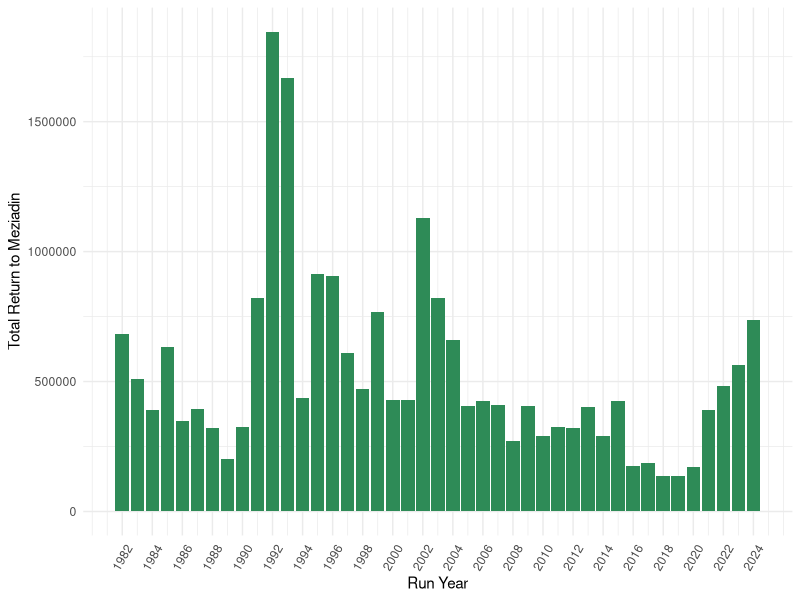
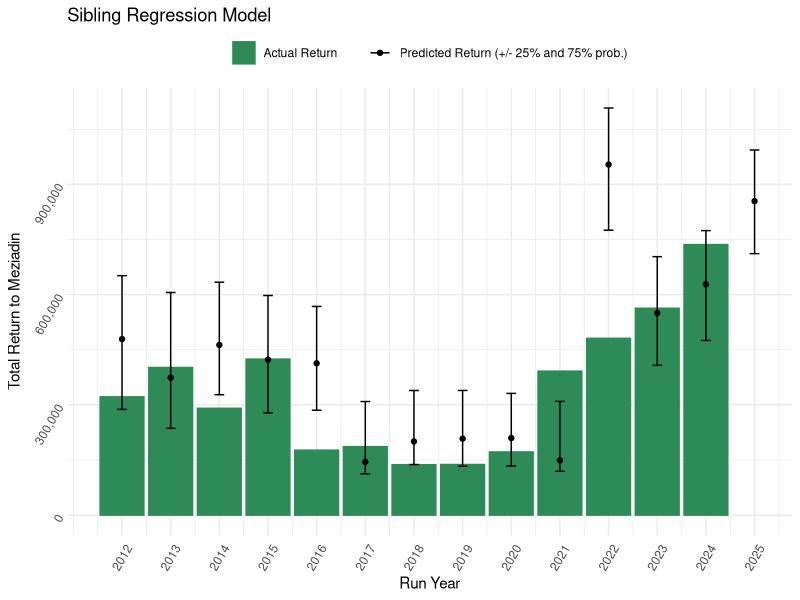
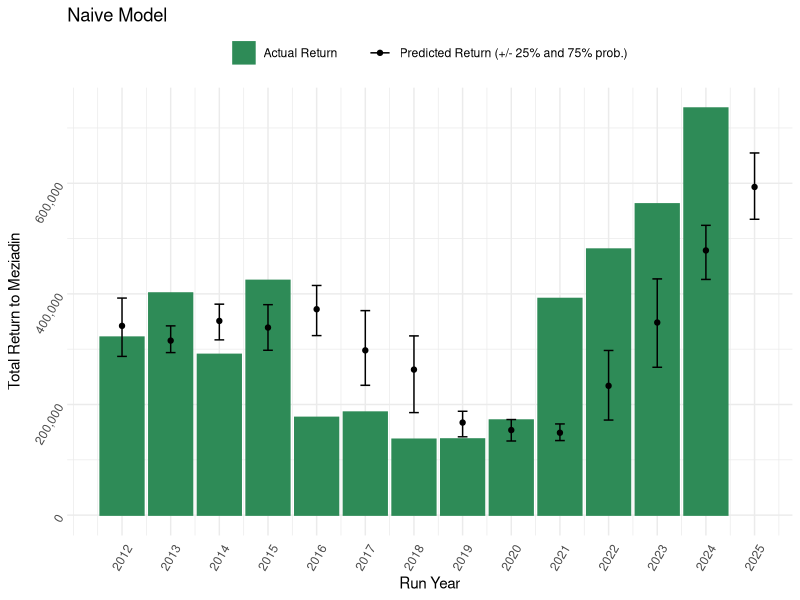
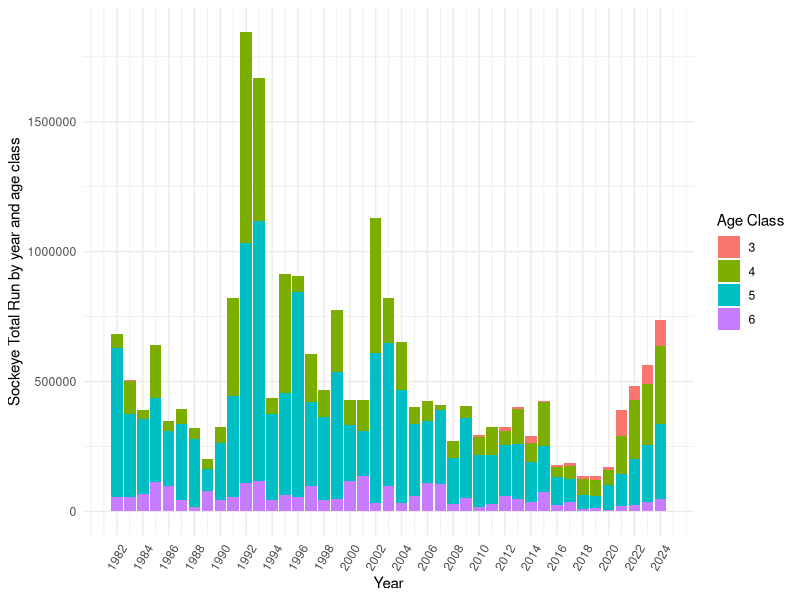
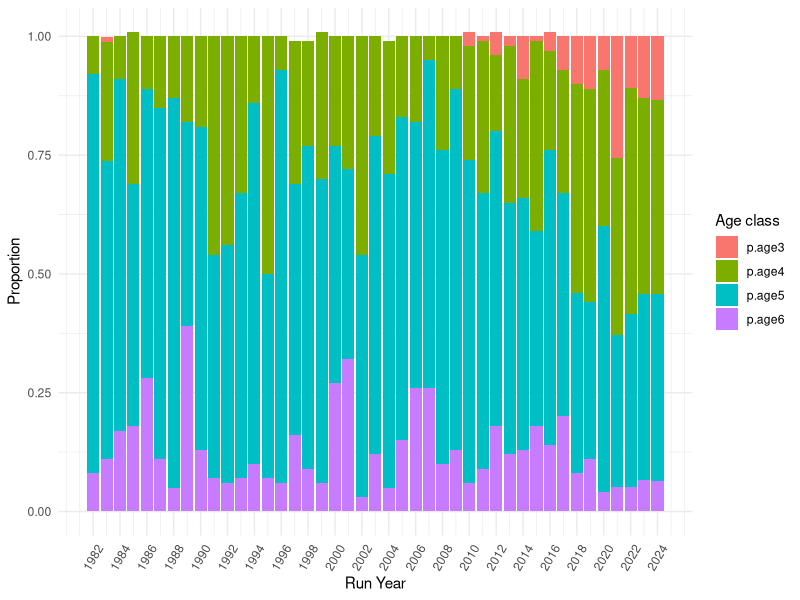

Write the R code that produced these figures, in order. (Note: this script raises an error after producing the figures.)
# Code to process (1) Meziadin sockeye run by age data and (2) escapement and total return data
# for Meziadin-specific sockeye run forecast using ForecastR
library(tidyverse)
library(scales)

# Read in Meziadin/Nass TE/TR data:
mez_nass_TR_TE <- read_csv("data/nass vs mez TR TE new.csv") %>%
  filter(type == "Total Return") %>%
  drop_na("Meziadin") %>%
  rename(runyear = year)

# Wide format to have total run and escapement as columns
TR_TE_wide <- pivot_wider(mez_nass_TR_TE, names_from = type, values_from = c(Meziadin, Nass)) %>%
  subset(select = -c(`Nass_Total Return`, mez.p, non.mez))

# Read new data (to 2023)
datanew <- read.csv("data/TRTC-Results--Nass-Sockeye_kke.csv") %>%
  filter(CU_Name == "Meziadin") %>%
  subset(select = -c(CU, SpeciesId, T_Idx_E, ExpFactor1, ExpFactor2, AdjSum, ObsE,
                     ExpFactor3, TE, CDN.Harvest, CDN.ER, Q1, Q2, Q3, ER.Indicator,
                     ER.Indicator.Lookup, ER.Source, StatArea, TRTC, Total.Harvest,
                     Total.ER, CU_Name)) %>%
  filter(Year %in% c("2018", "2019", "2020", "2021", "2022", "2023")) %>%
  rename(runyear = Year, `Meziadin_Total Return` = Total.Run)%>%
  mutate(`Meziadin_Total Return` = as.numeric(gsub(",","",`Meziadin_Total Return`)))

# ADD 2024 DATA TO NEW DATA:
# Meziadin total return is the escapement (fishwheel count) plus harvest before the fishwheel
# (about 49%). So fishwheel + (fishwheel*.49)
runyear <- c(2024)
mez_return <- c(735996.1) 
# calculated as Esc / (1-ER) using Meziadin fishwheel count for Esc and 0.49 for ER 
data24 <- data.frame(runyear, mez_return) %>%
  rename(`Meziadin_Total Return` = mez_return)

datanew <- bind_rows(datanew, data24)

# Merge old and new data (without ages):
all_mezdata <- bind_rows(TR_TE_wide, datanew)

# Read in predicted returns
predictions <- read.csv("data/mez_predictions.csv")

predictions <- full_join(all_mezdata, predictions, by="runyear") %>%
  filter(!is.na(predicted.return)) %>%
  mutate(predicted.return = as.numeric(predicted.return),
         p25 = as.numeric(p25),
         p75 = as.numeric(p75)) 
# Plot Meziadin total returns by year (no age breakdown)
ggplot(all_mezdata, aes(x = runyear, y = `Meziadin_Total Return`)) +
  geom_col(fill = "seagreen")+
  theme_minimal()+
  labs(x = "Run Year", y = "Total Return to Meziadin")+
  scale_x_continuous(breaks = round(seq(min(all_mezdata$runyear), max(all_mezdata$runyear), 
                                        by = 2),1))+
  theme(axis.text.x = element_text(angle = 60, vjust = 0.5))

### Add a line showing the pre-season forecasts
# Create a csv file for each year by changing forecast year and re-saving.
# Run each csv through forecastR
# Save sibling reg  point forecast, p25 and p75
# create a data frame of the forecasts
# bind with total return data - name something like ("predicted return")
# Plot by adding aes with line for predicted return, error bars for p25 and p75

###
ggplot(predictions, aes(x = runyear)) +
  geom_col(aes(y = `Meziadin_Total Return`, fill = "Actual Return"), color = "seagreen") +
  geom_point(aes(y = predicted.return, color = "Predicted Return (+/- 25% and 75% prob.)")) +
  geom_errorbar(
    aes(ymin = p25, ymax = p75, color = "Predicted Return (+/- 25% and 75% prob.)"),
    width = 0.2
  ) +
  theme_minimal() +
  labs(
    x = "Run Year",
    y = "Total Return to Meziadin"
  ) +
  scale_x_continuous(breaks = round(seq(min(predictions$runyear), max(predictions$runyear), by = 1), 1)) +
  scale_y_continuous(labels = scales::label_comma()) +
  scale_fill_manual(
    values = c("Actual Return" = "seagreen"),
    name = NULL  # Remove "fill" label
  ) +
  scale_color_manual(
    values = c("Predicted Return (+/- 25% and 75% prob.)" = "black"),
    name = NULL  # Remove "colour" label
  ) +
  ggtitle("Sibling Regression Model") +
  theme(
    axis.text.x = element_text(angle = 60, vjust = 0.5),
    axis.text.y = element_text(angle = 60),
    legend.position = "top"  # Move legend to the top
  )

###
# NAIVE MODEL:
predictions_naive <- read.csv("data/mez_predictions_naive.csv")

predictions_naive <- full_join(all_mezdata, predictions_naive, by="runyear") %>%
  filter(!is.na(predicted.return)) %>%
  mutate(predicted.return = as.numeric(predicted.return),
         p25 = as.numeric(p25),
         p75 = as.numeric(p75)) 

### Add a line showing the pre-season forecasts

ggplot(predictions_naive, aes(x = runyear)) +
  geom_col(aes(y = `Meziadin_Total Return`, fill = "Actual Return"), color = "seagreen") +
  geom_point(aes(y = predicted.return, color = "Predicted Return (+/- 25% and 75% prob.)")) +
  geom_errorbar(
    aes(ymin = p25, ymax = p75, color = "Predicted Return (+/- 25% and 75% prob.)"),
    width = 0.2
  ) +
  theme_minimal() +
  labs(
    x = "Run Year",
    y = "Total Return to Meziadin"
  ) +
  scale_x_continuous(breaks = round(seq(min(predictions$runyear), max(predictions$runyear), by = 1), 1)) +
  scale_y_continuous(labels = scales::label_comma()) +
  scale_fill_manual(
    values = c("Actual Return" = "seagreen"),
    name = NULL  # Remove "fill" label
  ) +
  scale_color_manual(
    values = c("Predicted Return (+/- 25% and 75% prob.)" = "black"),
    name = NULL  # Remove "colour" label
  ) +
  ggtitle("Naive Model") +
  theme(
    axis.text.x = element_text(angle = 60, vjust = 0.5),
    axis.text.y = element_text(angle = 60),
    legend.position = "top" 
  )


# Read in Meziadin age data -----------------------------------------------

mez_age <- read_csv("data/Mez scale data - Andy.csv") %>%
  rename(runyear = Year)

# new data to 2022
mez_age_2 <- read_csv("data/Mez ages for Andy.csv") %>%
  filter(Year %in% c("2020", "2021", "2022")) %>%
  rename(runyear = Year) %>%
  #add row for 2023 and 2024 with age percentages using the mean from the last 5y (2018-2022, and 2019-2023)
  add_row(runyear = 2023, AgeComp = "MeziadinAnnual", RunAge3 = 0.1288244, RunAge4 = 0.4137336, RunAge5 = 0.3906876, RunAge6 = 0.06675444,
          RunAge7 = 0, Total = 1.00) %>%
  add_row(runyear = 2024, AgeComp = "MeziadinAnnual", RunAge3 = 0.1345893, RunAge4 = 0.4084802, RunAge5 = 0.3928252, RunAge6 = 0.06410532,
           RunAge7 = 0, Total = 1.00)

mez_age <- rbind(mez_age, mez_age_2)

# Merge the two dataframes 
age_mezdata <- merge(all_mezdata, mez_age, by = "runyear") %>%
  subset(select = -c(RunAge7, AgeComp)) %>%
  # add sockeye escapement for each age class (total * percent age)
  # add sockeye total return number for each age class
  mutate("3" = RunAge3*`Meziadin_Total Return`,
         "4" = RunAge4*`Meziadin_Total Return`,
         "5" = RunAge5*`Meziadin_Total Return`,
         "6" = RunAge6*`Meziadin_Total Return`) %>%
  # column name for percentages
  rename(p.age3 = RunAge3, p.age4 = RunAge4, p.age5 = RunAge5, p.age6 = RunAge6)

# Format for plotting
age_mezdata_long <- age_mezdata %>%
  pivot_longer(cols = "3":"6", names_to = "tr_ageclass", values_to = "tr_count") %>%
  rename(`Age Class` = tr_ageclass)

prop_ages <- age_mezdata %>%
  pivot_longer(cols = "p.age3":"p.age6", names_to = "Age class", values_to = "proportion_age")

# Plot total run by year with age classes:
ggplot(age_mezdata_long, aes(x = runyear, y = tr_count, fill = `Age Class`)) +
  geom_col() +
  xlab("Year") +
  ylab("Sockeye Total Run by year and age class") +
  theme_minimal()+
  scale_x_continuous(breaks = round(seq(min(prop_ages$runyear), max(prop_ages$runyear), 
                                        by = 2),1)) +
  theme(axis.text.x = element_text(angle = 60, vjust = 0.5))

# Proportion of age classes by year
ggplot(prop_ages, aes(x = runyear, y = proportion_age, fill = `Age class`))+
  geom_col() +
  theme_minimal() +
  xlab("Run Year") +
  ylab("Proportion")+
  scale_x_continuous(breaks = round(seq(min(prop_ages$runyear), max(prop_ages$runyear), 
                                        by = 2),1)) +
  theme(axis.text.x = element_text(angle = 60, vjust = 0.5))


# FORMATTING FOR FORECASTR ------------------------------------------------


# Format identical to ForecastR example - removing escapement and just include total return data,
# add columns for stock, species etc

mez_forecastr <- age_mezdata_long %>%
  subset(select = -c(p.age3, p.age4, p.age5, p.age6, Total, 
                     `Meziadin_Total Return`)) %>%
  rename(Run_Year = runyear, Age_Class = `Age Class`, Average_Terminal_Run = tr_count) %>%
  #filter(Age_Class != "3") %>% # remove age class 3 (for now..) because lots of zeros for this age class
  mutate(Brood_Year = Run_Year - as.numeric(Age_Class),
         Stock_Name = "Meziadin",
         Stock_Species = "Sockeye",
         Stock_Abundance = "Terminal Run",
         Forecasting_Year = "2025") %>%
  select(Stock_Name, Stock_Species, Stock_Abundance, Forecasting_Year, Run_Year, Brood_Year,
         Age_Class, Average_Terminal_Run) %>%
  mutate(Average_Terminal_Run = ifelse(is.na(Average_Terminal_Run), 0, Average_Terminal_Run))


# remove values from columns 1-4, except for the first row
mez_forecastr <- mez_forecastr %>%
  mutate(
    Stock_Name = ifelse(row_number() == 1, Stock_Name, ""),
    Stock_Species = ifelse(row_number() == 1, Stock_Species, ""),
    Stock_Abundance = ifelse(row_number() == 1, Stock_Abundance, ""),
    Forecasting_Year = ifelse(row_number() == 1, Forecasting_Year, "")
  ) %>%
  mutate(Average_Terminal_Run = replace(Average_Terminal_Run, Average_Terminal_Run==0, 1))

write.csv(mez_forecastr, "~/coastland/nass-data-summaries/data/mez_forecastr.csv", row.names = FALSE)


# 2024 run prediction -----------------------------------------------------
# File for 2024 forecasting year (to compare forecast with actual 2024 run):

# mez_24 <- age_mezdata_long %>%
#   subset(select = -c(p.age3, p.age4, p.age5, p.age6, Total, 
#                      `Meziadin_Total Return`)) %>%
#   rename(Run_Year = runyear, Age_Class = `Age Class`, Average_Terminal_Run = tr_count) %>%
#   filter(Run_Year != "2024") %>% 
#   mutate(Brood_Year = Run_Year - as.numeric(Age_Class),
#          Stock_Name = "Meziadin",
#          Stock_Species = "Sockeye",
#          Stock_Abundance = "Terminal Run",
#          Forecasting_Year = "2024") %>%
#   select(Stock_Name, Stock_Species, Stock_Abundance, Forecasting_Year, Run_Year, Brood_Year,
#          Age_Class, Average_Terminal_Run) %>%
#   mutate(Average_Terminal_Run = ifelse(is.na(Average_Terminal_Run), 0, Average_Terminal_Run))
# 
# mez_24 <- mez_24 %>%
#   mutate(
#     Stock_Name = ifelse(row_number() == 1, Stock_Name, ""),
#     Stock_Species = ifelse(row_number() == 1, Stock_Species, ""),
#     Stock_Abundance = ifelse(row_number() == 1, Stock_Abundance, ""),
#     Forecasting_Year = ifelse(row_number() == 1, Forecasting_Year, "")
#   ) %>%
#   mutate(Average_Terminal_Run = replace(Average_Terminal_Run, Average_Terminal_Run==0, 1))
# 
# # write csv
# write.csv(mez_24, "~/coastland/nass-data-summaries/data/mez_24.csv", row.names = FALSE)
